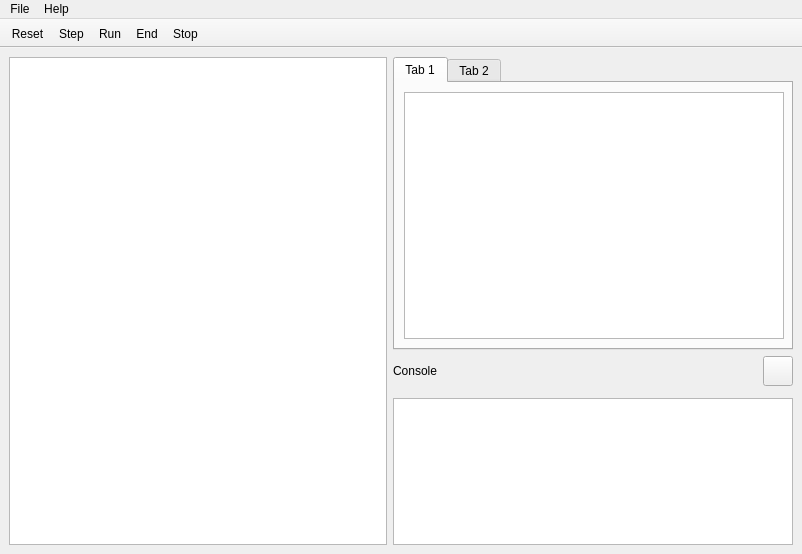
<?xml version="1.0" encoding="UTF-8"?>
<ui version="4.0">
 <class>MainWindow</class>
 <widget class="QMainWindow" name="MainWindow">
  <property name="geometry">
   <rect>
    <x>0</x>
    <y>0</y>
    <width>802</width>
    <height>554</height>
   </rect>
  </property>
  <property name="windowTitle">
   <string>RV32I Emulator</string>
  </property>
  <widget class="QWidget" name="centralwidget">
   <layout class="QGridLayout" name="gridLayout">
    <item row="0" column="5" colspan="3">
     <widget class="QTabWidget" name="tabWidget">
      <property name="minimumSize">
       <size>
        <width>400</width>
        <height>0</height>
       </size>
      </property>
      <property name="maximumSize">
       <size>
        <width>400</width>
        <height>16777215</height>
       </size>
      </property>
      <property name="currentIndex">
       <number>0</number>
      </property>
      <widget class="QWidget" name="Register">
       <property name="enabled">
        <bool>true</bool>
       </property>
       <property name="font">
        <font>
         <weight>50</weight>
         <bold>false</bold>
        </font>
       </property>
       <attribute name="title">
        <string>Tab 1</string>
       </attribute>
       <layout class="QGridLayout" name="gridLayout_2">
        <item row="0" column="0">
         <widget class="QTableView" name="RegisterList">
          <property name="enabled">
           <bool>true</bool>
          </property>
          <property name="minimumSize">
           <size>
            <width>380</width>
            <height>0</height>
           </size>
          </property>
          <property name="maximumSize">
           <size>
            <width>380</width>
            <height>16777215</height>
           </size>
          </property>
         </widget>
        </item>
       </layout>
      </widget>
      <widget class="QWidget" name="Memory">
       <attribute name="title">
        <string>Tab 2</string>
       </attribute>
       <layout class="QGridLayout" name="gridLayout_3">
        <item row="2" column="0">
         <widget class="QTableView" name="MemoryList">
          <property name="minimumSize">
           <size>
            <width>380</width>
            <height>0</height>
           </size>
          </property>
          <property name="maximumSize">
           <size>
            <width>380</width>
            <height>16777215</height>
           </size>
          </property>
         </widget>
        </item>
        <item row="1" column="0">
         <widget class="QGroupBox" name="groupBox">
          <property name="maximumSize">
           <size>
            <width>350</width>
            <height>50</height>
           </size>
          </property>
          <property name="title">
           <string/>
          </property>
          <layout class="QHBoxLayout" name="horizontalLayout">
           <item>
            <widget class="QLabel" name="registerLabel">
             <property name="text">
              <string>Register</string>
             </property>
            </widget>
           </item>
           <item>
            <widget class="QComboBox" name="gotoRegister"/>
           </item>
           <item>
            <spacer name="verticalSpacer">
             <property name="orientation">
              <enum>Qt::Vertical</enum>
             </property>
             <property name="sizeHint" stdset="0">
              <size>
               <width>20</width>
               <height>40</height>
              </size>
             </property>
            </spacer>
           </item>
           <item>
            <widget class="QLabel" name="sectionLabel">
             <property name="text">
              <string>Section</string>
             </property>
            </widget>
           </item>
           <item>
            <widget class="QComboBox" name="gotoSection"/>
           </item>
          </layout>
         </widget>
        </item>
       </layout>
      </widget>
     </widget>
    </item>
    <item row="0" column="0" rowspan="4">
     <widget class="QPlainTextEdit" name="textBrowser">
      <property name="minimumSize">
       <size>
        <width>300</width>
        <height>0</height>
       </size>
      </property>
      <property name="font">
       <font>
        <family>Consolas</family>
        <pointsize>11</pointsize>
        <weight>75</weight>
        <bold>true</bold>
       </font>
      </property>
      <property name="readOnly">
       <bool>true</bool>
      </property>
     </widget>
    </item>
    <item row="1" column="7">
     <widget class="QPushButton" name="DeleteConsole">
      <property name="minimumSize">
       <size>
        <width>30</width>
        <height>30</height>
       </size>
      </property>
      <property name="maximumSize">
       <size>
        <width>30</width>
        <height>30</height>
       </size>
      </property>
      <property name="text">
       <string/>
      </property>
      <property name="icon">
       <iconset resource="application.qrc">
        <normaloff>:/Images/Delete.png</normaloff>:/Images/Delete.png</iconset>
      </property>
      <property name="iconSize">
       <size>
        <width>20</width>
        <height>20</height>
       </size>
      </property>
     </widget>
    </item>
    <item row="1" column="6">
     <spacer name="horizontalSpacer">
      <property name="orientation">
       <enum>Qt::Horizontal</enum>
      </property>
      <property name="sizeType">
       <enum>QSizePolicy::Minimum</enum>
      </property>
      <property name="sizeHint" stdset="0">
       <size>
        <width>40</width>
        <height>20</height>
       </size>
      </property>
     </spacer>
    </item>
    <item row="1" column="5">
     <widget class="QLabel" name="label">
      <property name="text">
       <string>Console</string>
      </property>
     </widget>
    </item>
    <item row="3" column="5" colspan="3">
     <widget class="QPlainTextEdit" name="Console">
      <property name="minimumSize">
       <size>
        <width>400</width>
        <height>0</height>
       </size>
      </property>
      <property name="maximumSize">
       <size>
        <width>400</width>
        <height>150</height>
       </size>
      </property>
      <property name="plainText">
       <string/>
      </property>
     </widget>
    </item>
   </layout>
  </widget>
  <widget class="QMenuBar" name="menubar">
   <property name="geometry">
    <rect>
     <x>0</x>
     <y>0</y>
     <width>802</width>
     <height>24</height>
    </rect>
   </property>
   <widget class="QMenu" name="menuFile">
    <property name="title">
     <string>File</string>
    </property>
    <addaction name="actionLoad_File"/>
    <addaction name="actionExit"/>
   </widget>
   <widget class="QMenu" name="menuHelp">
    <property name="title">
     <string>Help</string>
    </property>
    <addaction name="actionAbout"/>
    <addaction name="actionVersion"/>
   </widget>
   <addaction name="menuFile"/>
   <addaction name="menuHelp"/>
  </widget>
  <widget class="QToolBar" name="toolBar">
   <property name="windowTitle">
    <string>toolBar</string>
   </property>
   <property name="movable">
    <bool>false</bool>
   </property>
   <attribute name="toolBarArea">
    <enum>TopToolBarArea</enum>
   </attribute>
   <attribute name="toolBarBreak">
    <bool>false</bool>
   </attribute>
   <addaction name="actionReset"/>
   <addaction name="actionStep"/>
   <addaction name="actionRun"/>
   <addaction name="actionEnd"/>
   <addaction name="actionStop"/>
  </widget>
  <action name="actionLoad_File">
   <property name="checkable">
    <bool>false</bool>
   </property>
   <property name="text">
    <string>Load File</string>
   </property>
  </action>
  <action name="actionExit">
   <property name="text">
    <string>Exit</string>
   </property>
  </action>
  <action name="actionAbout">
   <property name="text">
    <string>About</string>
   </property>
  </action>
  <action name="actionVersion">
   <property name="text">
    <string>Version</string>
   </property>
  </action>
  <action name="actionReset">
   <property name="icon">
    <iconset resource="application.qrc">
     <normaloff>:/Images/Reset.png</normaloff>:/Images/Reset.png</iconset>
   </property>
   <property name="text">
    <string>Reset</string>
   </property>
  </action>
  <action name="actionStep">
   <property name="icon">
    <iconset resource="application.qrc">
     <normaloff>:/Images/Step.png</normaloff>:/Images/Step.png</iconset>
   </property>
   <property name="text">
    <string>Step</string>
   </property>
  </action>
  <action name="actionEnd">
   <property name="icon">
    <iconset resource="application.qrc">
     <normaloff>:/Images/End.png</normaloff>:/Images/End.png</iconset>
   </property>
   <property name="text">
    <string>End</string>
   </property>
  </action>
  <action name="actionStop">
   <property name="icon">
    <iconset resource="application.qrc">
     <normaloff>:/Images/Stop.png</normaloff>:/Images/Stop.png</iconset>
   </property>
   <property name="text">
    <string>Stop</string>
   </property>
  </action>
  <action name="actionRun">
   <property name="icon">
    <iconset resource="application.qrc">
     <normaloff>:/Images/Run.png</normaloff>:/Images/Run.png</iconset>
   </property>
   <property name="text">
    <string>Run</string>
   </property>
  </action>
 </widget>
 <tabstops>
  <tabstop>textBrowser</tabstop>
  <tabstop>tabWidget</tabstop>
  <tabstop>Console</tabstop>
  <tabstop>DeleteConsole</tabstop>
 </tabstops>
 <resources>
  <include location="application.qrc"/>
 </resources>
 <connections/>
</ui>
